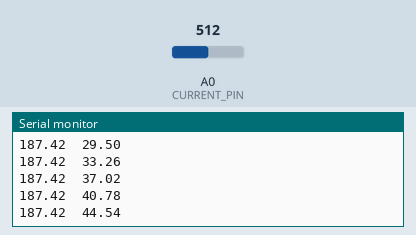
Recording of a sketch running on a simulated Arduino Uno, built with avr-gcc and run on an emulated ATmega328P. Shown: the last lines printed to the serial monitor. The test bench sets the inputs (shaded band); at power-on: A0 (CURRENT_PIN) = 512.

Above: at 1.2 s.
1.3 s: A0 (CURRENT_PIN) set to 716
At 1.32 s:
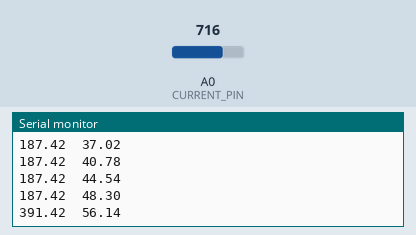
2.8 s: A0 (CURRENT_PIN) set to 900
At 2.84 s:
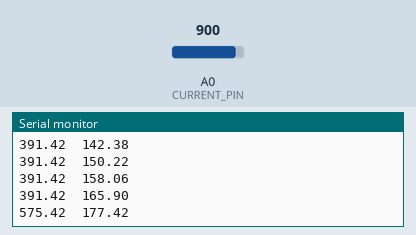
Timing chart, 0 to 5.8 s (numbered marks = the images above; inputs shaded):
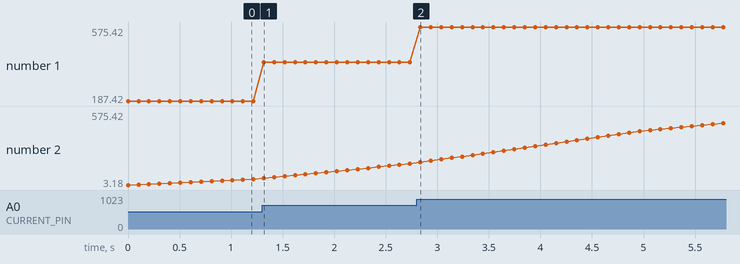

The sketch:

CurrentTest.ino
```cpp
#define CURRENT_PIN A0

const double offset = 324.58;
const uint8_t averageSize = 50;
uint32_t aveArray[averageSize];

void setup() {
  Serial.begin(115200);

  for(int i=0;i<averageSize;i++) {
    aveArray[i] = offset;
  }
}

void loop() {
  uint32_t analogValue = analogRead(CURRENT_PIN);
  double current = 0;
  double zeroedAnalog = analogValue - offset;

  for (int i = averageSize-1; i > 0; --i) {
    aveArray[i] = aveArray[i - 1];
  }
  aveArray[0] = analogValue;
  uint32_t sum = 0;
  for (int i = 0; i < averageSize; i++) {
    sum += aveArray[i];
  }
  double average = sum / (averageSize*1.0);
  double zeroedAverage = average - offset;

//  Serial.print(analogValue);
  Serial.print(zeroedAnalog);
  //  Serial.print("\t");
//    Serial.print(current);
  Serial.print("\t");
//  Serial.print(average);
  Serial.print(zeroedAverage);
  Serial.println("\n");

  delay(100);

}
```

Measured:
- after the input at 1.3 s, the serial monitor: prints a new line at once (image 1)
- after the input at 2.8 s, the serial monitor: prints a new line at once (image 2)
- plotted number 1: 187.42 → 391.42 after the input at 1.3 s, 391.42 → 575.42 after the input at 2.8 s
- plotted number 2: 48.3 → 165.9 after the input at 1.3 s, 165.9 → 575.42 after the input at 2.8 s
